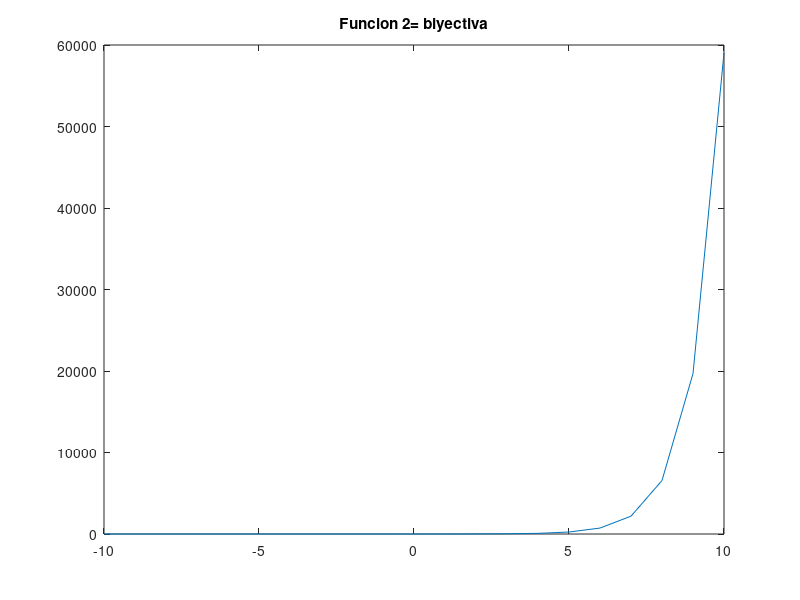

This figure's MATLAB source:
% Script de Octave
% Titulo      :Funciones trascendentes
% Author      :Astrit Lariza Garcia Castillo
% Date        :20211123
% Version     :1
% Usage       :octave> cd /path/
% Notes       :Requiere aplicacion octave 


clear


x= -10:1:10;
 
fx= 3 .^x;

plot(x, fx);

title(['Funcion 2= biyectiva']);
disp("Esta funcion es subrayectiva por que ningun elemento del codominio y sobra respecto al dominio");
disp("Esta funcion es inyectiva porque al trazar una rectar hacia el eje x, esta no corta mas de un punto la recta");
disp("Por lo tanto es biyectiva por que cumple con ambas clasificaciones");